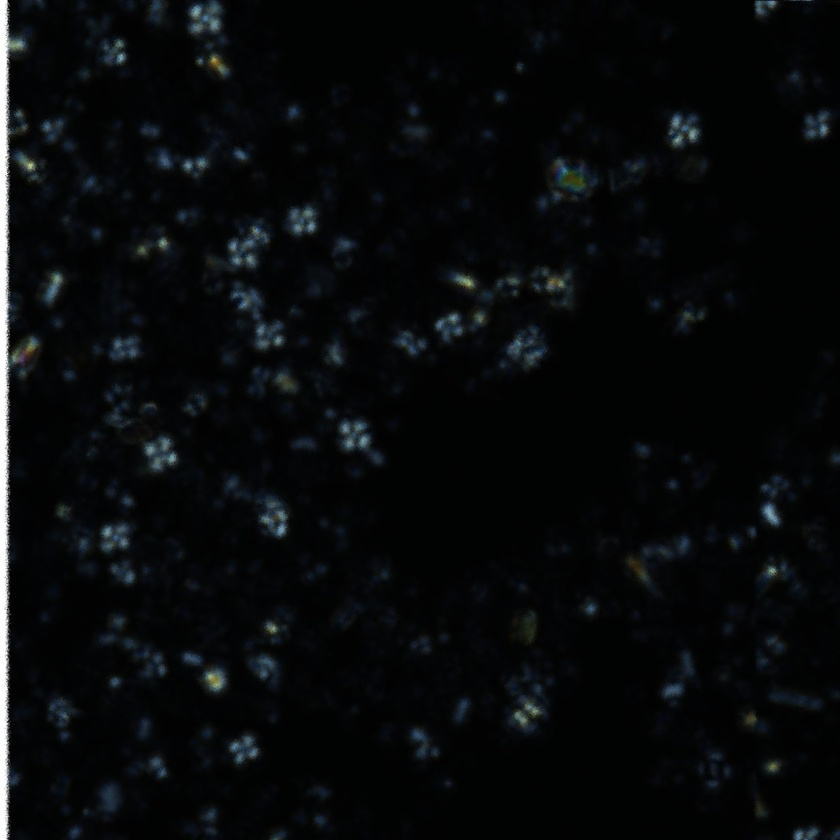
#> input picture src/images/subimagem_0_0.jpg, 840 x 840 px, shrunk from 2000 x 2000 before the run
$ jupyter execute edge_highlighting.ipynb   (older library calls are emulated)
#> lines starting #> are read from the running program, lines starting #| are printed output that depends on the picture; after the words box and inside, x2 and y2 are one past the last pixel; in counts of white or black regions, pixels touching at a corner belong together
https://docs.opencv.org/4.x/d0/d86/tutorial_py_image_arithmetics.html

[cell 1]
import cv2
import numpy as np

# Carregando a imagem
image = cv2.imread('../images/subimagem_0_0.jpg')
#> image is the input picture: shape (840, 840, 3); mean B, G, R 11.2, 10.1, 8
# Convertendo para escala de cinza
gray = cv2.cvtColor(image, cv2.COLOR_BGR2GRAY)

# Aplicando Canny Edge Detection
edges = cv2.Canny(gray, 100, 200)
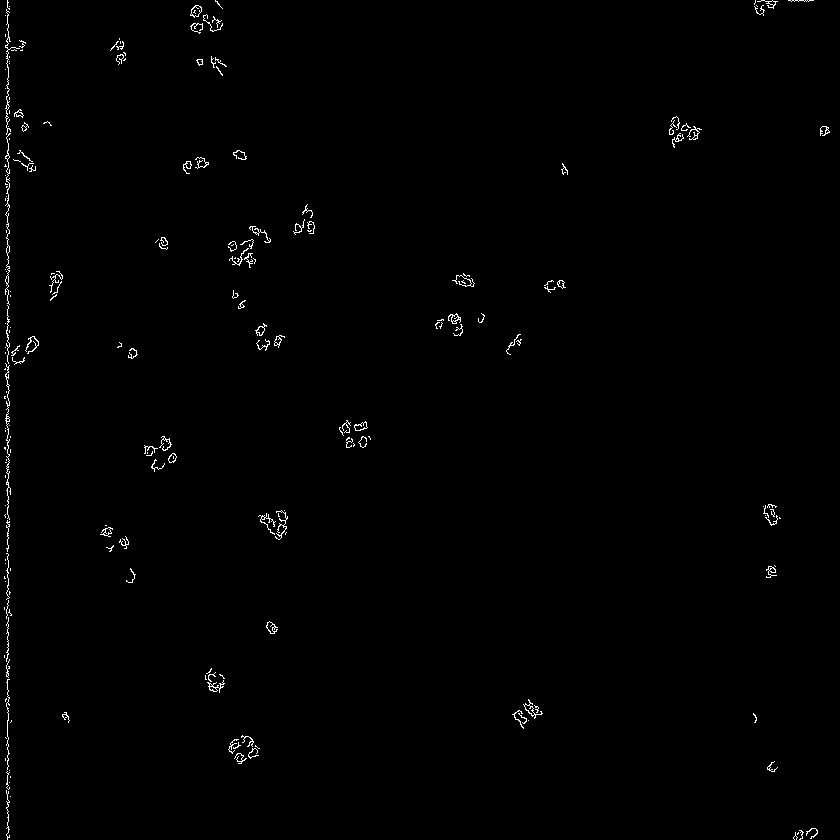
#> edges: shape (840, 840); 0.69% white in thin lines or dots

# Realçando as bordas
edges_highlighted = cv2.bitwise_and(image, image, mask=edges)

# Exibindo a imagem original e a imagem com bordas realçadas
cv2.imshow('Original Image', image)
cv2.imshow('Edges Highlighted Image', edges_highlighted)
cv2.waitKey(0)
cv2.destroyAllWindows()

[cell 2]
image_gray = cv2.cvtColor(image, cv2.COLOR_BGR2GRAY)
image_blur = cv2.GaussianBlur(image_gray, (3,3), 0)
laplacian = cv2.Laplacian(image_blur,cv2.CV_64F)
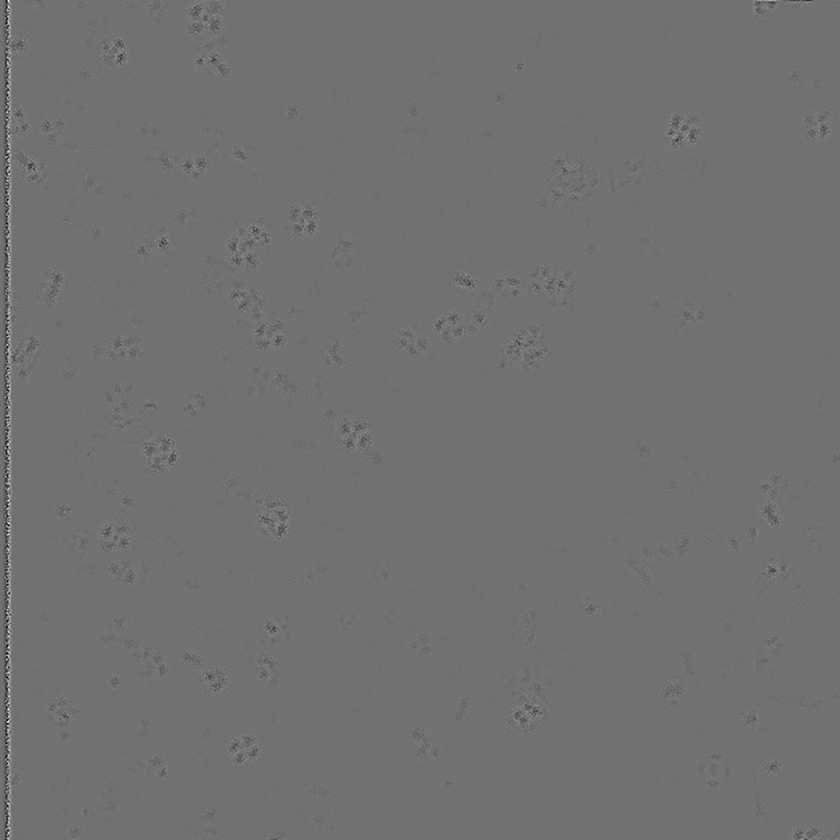
#> laplacian: shape (840, 840) float64; min -71, max 89, mean 0; drawn with min black and max white


cv2.imshow('Original Image', image)
cv2.waitKey(0)
cv2.imshow('laplacian', laplacian)
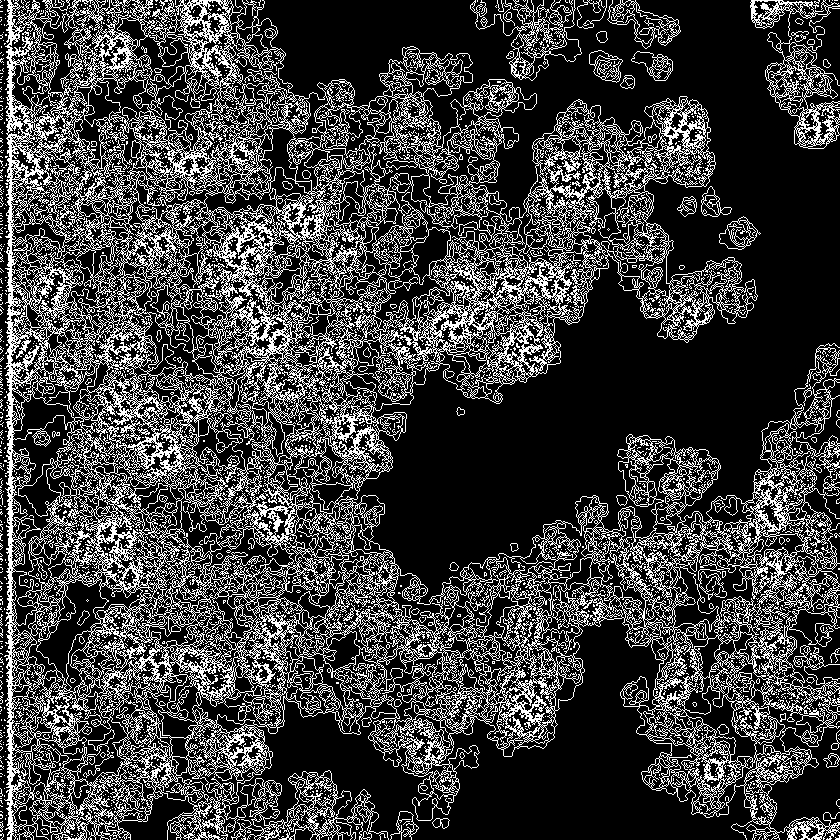
#> window 'laplacian': shape (840, 840); 24.6% white in thin lines or dots
cv2.waitKey(0)
cv2.destroyAllWindows()

$ run again, with src/images/image.jpg copied over src/images/subimagem_0_0.jpg
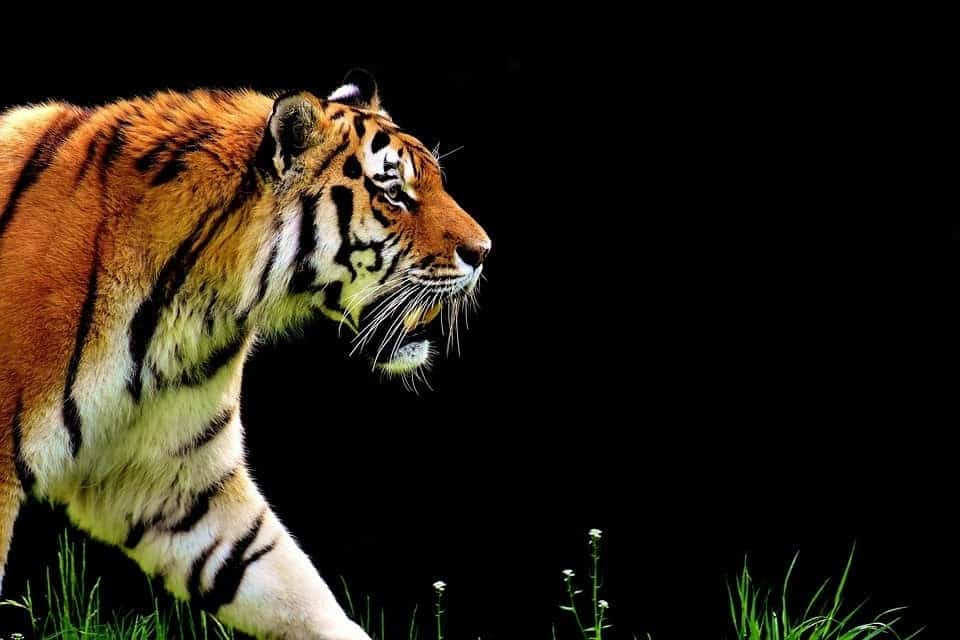
#> input picture src/images/image.jpg, 960 x 640 px
#> image is the input picture: shape (640, 960, 3); mean B, G, R 21.1, 32.3, 39.7
#> `edges = cv2.Canny(gray, 100, 200)`:
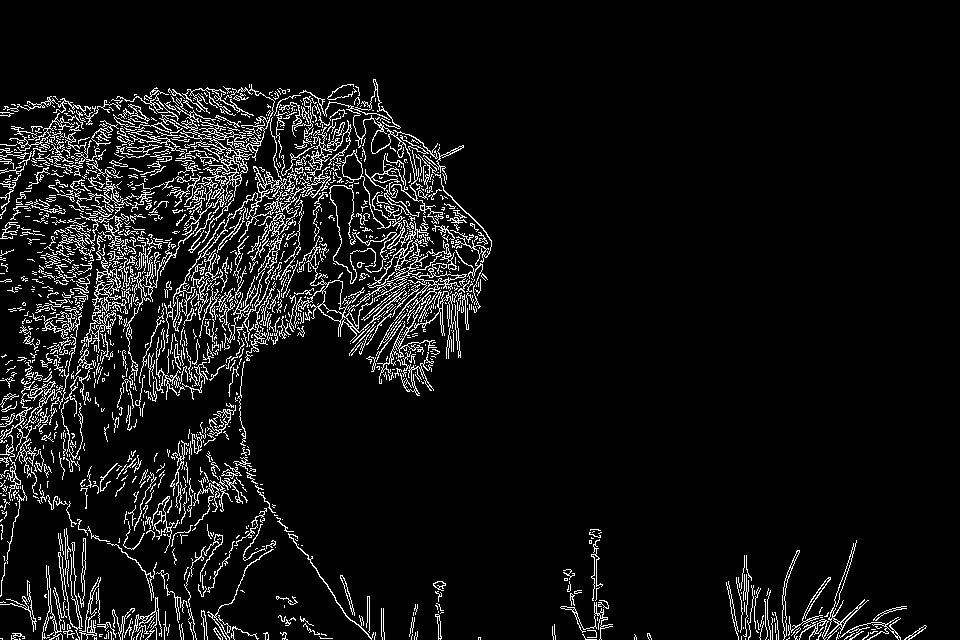
#> edges: shape (640, 960); 7.3% white in thin lines or dots, all inside (x1, y1, x2, y2) = (0, 79, 927, 640)
#> `cv2.imshow('laplacian', laplacian)`:
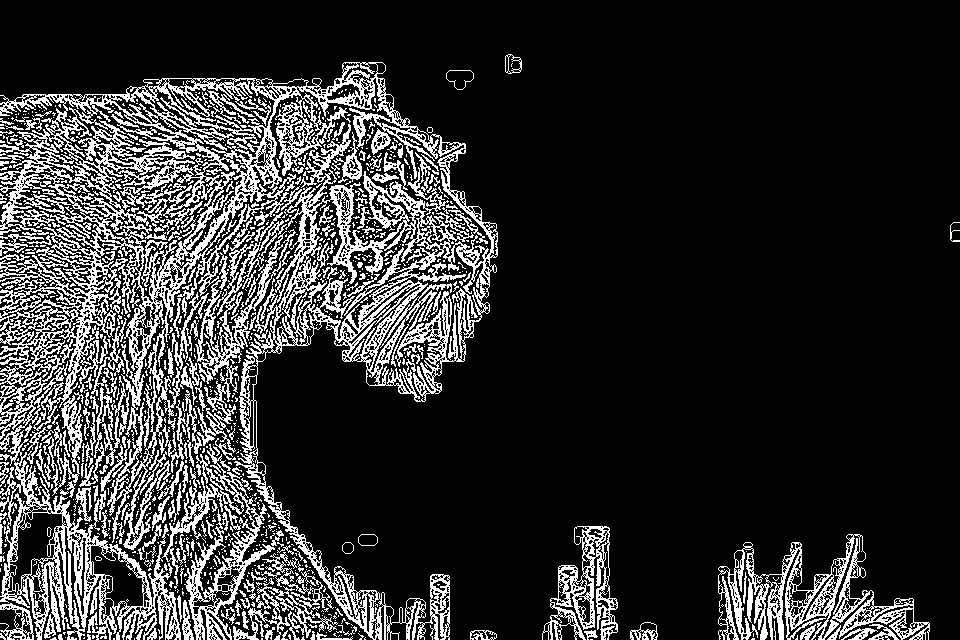
#> window 'laplacian': shape (640, 960); 18.5% white in thin lines or dots
